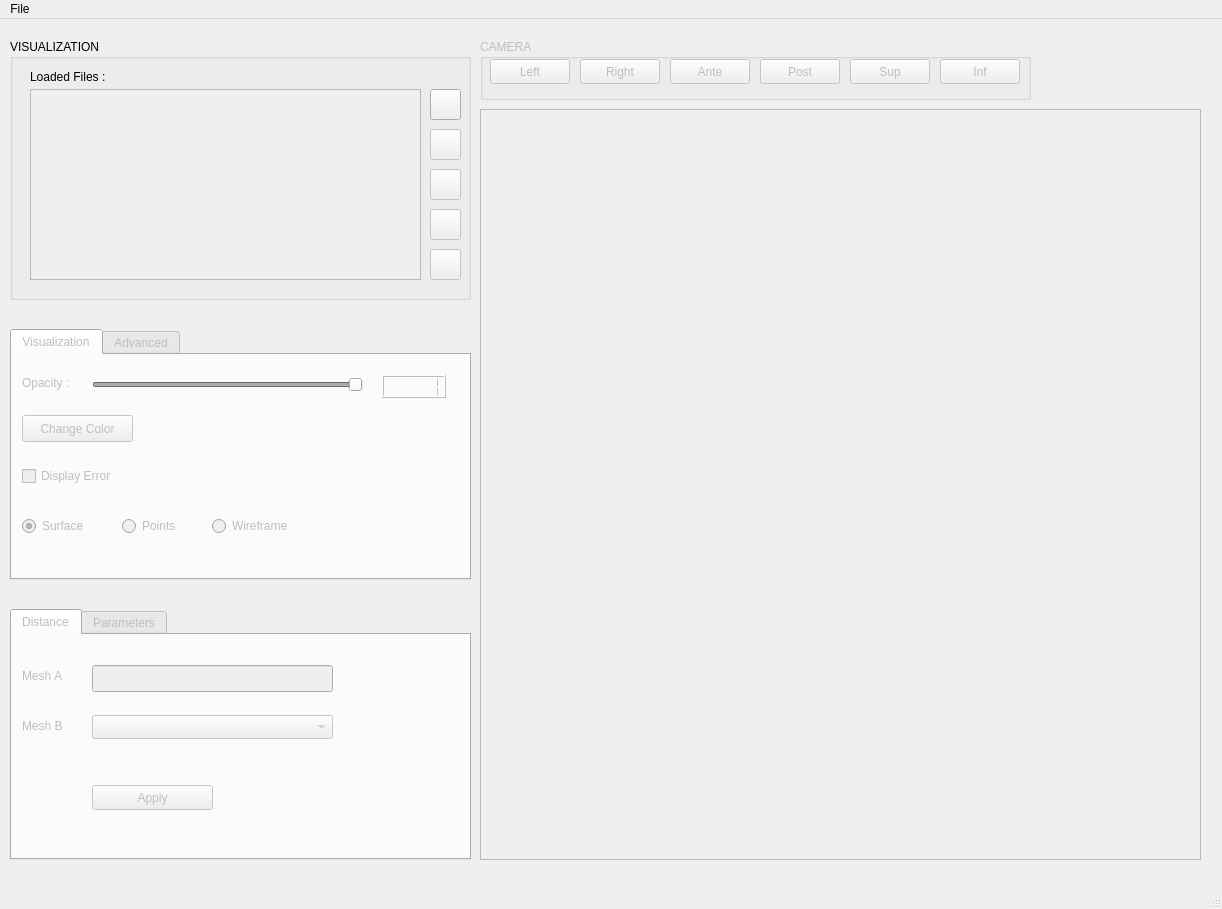
<?xml version="1.0" encoding="UTF-8"?>
<ui version="4.0">
 <class>MainWindow</class>
 <widget class="QMainWindow" name="MainWindow">
  <property name="enabled">
   <bool>true</bool>
  </property>
  <property name="geometry">
   <rect>
    <x>0</x>
    <y>0</y>
    <width>1222</width>
    <height>909</height>
   </rect>
  </property>
  <property name="minimumSize">
   <size>
    <width>1222</width>
    <height>909</height>
   </size>
  </property>
  <property name="maximumSize">
   <size>
    <width>1222</width>
    <height>909</height>
   </size>
  </property>
  <property name="windowTitle">
   <string>3DMeshMetric</string>
  </property>
  <property name="autoFillBackground">
   <bool>false</bool>
  </property>
  <property name="dockNestingEnabled">
   <bool>false</bool>
  </property>
  <widget class="QWidget" name="centralwidget">
   <widget class="QGroupBox" name="groupBoxVisualization">
    <property name="geometry">
     <rect>
      <x>10</x>
      <y>20</y>
      <width>461</width>
      <height>261</height>
     </rect>
    </property>
    <property name="title">
     <string>VISUALIZATION</string>
    </property>
    <widget class="QLabel" name="labelLoaded">
     <property name="geometry">
      <rect>
       <x>20</x>
       <y>30</y>
       <width>111</width>
       <height>16</height>
      </rect>
     </property>
     <property name="text">
      <string>Loaded Files :</string>
     </property>
    </widget>
    <widget class="QPushButton" name="pushButtonDelete">
     <property name="enabled">
      <bool>false</bool>
     </property>
     <property name="geometry">
      <rect>
       <x>420</x>
       <y>130</y>
       <width>31</width>
       <height>31</height>
      </rect>
     </property>
     <property name="toolTip">
      <string>delete all files</string>
     </property>
     <property name="text">
      <string/>
     </property>
    </widget>
    <widget class="QListWidget" name="listWidgetLoadedMesh">
     <property name="enabled">
      <bool>false</bool>
     </property>
     <property name="geometry">
      <rect>
       <x>20</x>
       <y>50</y>
       <width>391</width>
       <height>191</height>
      </rect>
     </property>
     <property name="dragEnabled">
      <bool>false</bool>
     </property>
     <property name="dragDropMode">
      <enum>QAbstractItemView::NoDragDrop</enum>
     </property>
     <property name="selectionMode">
      <enum>QAbstractItemView::SingleSelection</enum>
     </property>
    </widget>
    <widget class="QPushButton" name="pushButtonDisplayAll">
     <property name="enabled">
      <bool>false</bool>
     </property>
     <property name="geometry">
      <rect>
       <x>420</x>
       <y>170</y>
       <width>31</width>
       <height>31</height>
      </rect>
     </property>
     <property name="toolTip">
      <string>display all files</string>
     </property>
     <property name="text">
      <string/>
     </property>
     <property name="autoDefault">
      <bool>false</bool>
     </property>
     <property name="default">
      <bool>false</bool>
     </property>
     <property name="flat">
      <bool>false</bool>
     </property>
    </widget>
    <widget class="QPushButton" name="pushButtonAdd">
     <property name="geometry">
      <rect>
       <x>420</x>
       <y>50</y>
       <width>31</width>
       <height>31</height>
      </rect>
     </property>
     <property name="toolTip">
      <string>add file(s)</string>
     </property>
     <property name="text">
      <string/>
     </property>
    </widget>
    <widget class="QPushButton" name="pushButtonDeleteOne">
     <property name="enabled">
      <bool>false</bool>
     </property>
     <property name="geometry">
      <rect>
       <x>420</x>
       <y>90</y>
       <width>31</width>
       <height>31</height>
      </rect>
     </property>
     <property name="toolTip">
      <string>delete selected file</string>
     </property>
     <property name="text">
      <string/>
     </property>
    </widget>
    <widget class="QPushButton" name="pushButtonHideAll">
     <property name="enabled">
      <bool>false</bool>
     </property>
     <property name="geometry">
      <rect>
       <x>420</x>
       <y>210</y>
       <width>31</width>
       <height>31</height>
      </rect>
     </property>
     <property name="toolTip">
      <string>hide all files</string>
     </property>
     <property name="text">
      <string/>
     </property>
     <property name="autoDefault">
      <bool>false</bool>
     </property>
     <property name="default">
      <bool>false</bool>
     </property>
     <property name="flat">
      <bool>false</bool>
     </property>
    </widget>
   </widget>
   <widget class="QGroupBox" name="groupBoxCamera">
    <property name="enabled">
     <bool>false</bool>
    </property>
    <property name="geometry">
     <rect>
      <x>480</x>
      <y>20</y>
      <width>551</width>
      <height>61</height>
     </rect>
    </property>
    <property name="title">
     <string>CAMERA</string>
    </property>
    <widget class="QPushButton" name="pushButtonLeft">
     <property name="geometry">
      <rect>
       <x>10</x>
       <y>20</y>
       <width>80</width>
       <height>25</height>
      </rect>
     </property>
     <property name="text">
      <string>Left</string>
     </property>
    </widget>
    <widget class="QPushButton" name="pushButtonRight">
     <property name="geometry">
      <rect>
       <x>100</x>
       <y>20</y>
       <width>80</width>
       <height>25</height>
      </rect>
     </property>
     <property name="text">
      <string>Right</string>
     </property>
    </widget>
    <widget class="QPushButton" name="pushButtonFront">
     <property name="geometry">
      <rect>
       <x>190</x>
       <y>20</y>
       <width>80</width>
       <height>25</height>
      </rect>
     </property>
     <property name="text">
      <string>Ante</string>
     </property>
    </widget>
    <widget class="QPushButton" name="pushButtonBack">
     <property name="geometry">
      <rect>
       <x>280</x>
       <y>20</y>
       <width>80</width>
       <height>25</height>
      </rect>
     </property>
     <property name="text">
      <string>Post</string>
     </property>
    </widget>
    <widget class="QPushButton" name="pushButtonUp">
     <property name="geometry">
      <rect>
       <x>370</x>
       <y>20</y>
       <width>80</width>
       <height>25</height>
      </rect>
     </property>
     <property name="text">
      <string>Sup</string>
     </property>
    </widget>
    <widget class="QPushButton" name="pushButtonDown">
     <property name="geometry">
      <rect>
       <x>460</x>
       <y>20</y>
       <width>80</width>
       <height>25</height>
      </rect>
     </property>
     <property name="text">
      <string>Inf</string>
     </property>
    </widget>
   </widget>
   <widget class="QScrollArea" name="scrollAreaMesh">
    <property name="geometry">
     <rect>
      <x>480</x>
      <y>90</y>
      <width>721</width>
      <height>751</height>
     </rect>
    </property>
    <property name="minimumSize">
     <size>
      <width>711</width>
      <height>751</height>
     </size>
    </property>
    <property name="acceptDrops">
     <bool>true</bool>
    </property>
    <property name="widgetResizable">
     <bool>true</bool>
    </property>
    <widget class="QWidget" name="scrollAreaWidgetContents">
     <property name="geometry">
      <rect>
       <x>0</x>
       <y>0</y>
       <width>719</width>
       <height>749</height>
      </rect>
     </property>
    </widget>
   </widget>
   <widget class="QTabWidget" name="tabWidgetVisualization">
    <property name="enabled">
     <bool>false</bool>
    </property>
    <property name="geometry">
     <rect>
      <x>10</x>
      <y>310</y>
      <width>461</width>
      <height>251</height>
     </rect>
    </property>
    <property name="tabPosition">
     <enum>QTabWidget::North</enum>
    </property>
    <property name="tabShape">
     <enum>QTabWidget::Rounded</enum>
    </property>
    <property name="currentIndex">
     <number>0</number>
    </property>
    <widget class="QWidget" name="tabVisualization">
     <attribute name="title">
      <string>Visualization</string>
     </attribute>
     <widget class="QRadioButton" name="radioButtonPoints">
      <property name="geometry">
       <rect>
        <x>110</x>
        <y>160</y>
        <width>71</width>
        <height>22</height>
       </rect>
      </property>
      <property name="text">
       <string>Points</string>
      </property>
     </widget>
     <widget class="QLabel" name="labelOpacity">
      <property name="geometry">
       <rect>
        <x>10</x>
        <y>20</y>
        <width>61</width>
        <height>16</height>
       </rect>
      </property>
      <property name="text">
       <string>Opacity :</string>
      </property>
     </widget>
     <widget class="QRadioButton" name="radioButtonSurface">
      <property name="geometry">
       <rect>
        <x>10</x>
        <y>160</y>
        <width>109</width>
        <height>22</height>
       </rect>
      </property>
      <property name="text">
       <string>Surface</string>
      </property>
      <property name="checked">
       <bool>true</bool>
      </property>
     </widget>
     <widget class="QCheckBox" name="checkBoxError">
      <property name="geometry">
       <rect>
        <x>10</x>
        <y>110</y>
        <width>121</width>
        <height>22</height>
       </rect>
      </property>
      <property name="toolTip">
       <string>(un)display distance error</string>
      </property>
      <property name="text">
       <string>Display Error</string>
      </property>
     </widget>
     <widget class="QPushButton" name="pushButtonColor">
      <property name="geometry">
       <rect>
        <x>10</x>
        <y>60</y>
        <width>111</width>
        <height>27</height>
       </rect>
      </property>
      <property name="toolTip">
       <string>change color of selected file</string>
      </property>
      <property name="text">
       <string>Change Color</string>
      </property>
     </widget>
     <widget class="QRadioButton" name="radioButtonWireframe">
      <property name="geometry">
       <rect>
        <x>200</x>
        <y>160</y>
        <width>109</width>
        <height>22</height>
       </rect>
      </property>
      <property name="text">
       <string>Wireframe</string>
      </property>
     </widget>
     <widget class="QSlider" name="horizontalSliderOpacity">
      <property name="geometry">
       <rect>
        <x>80</x>
        <y>20</y>
        <width>271</width>
        <height>20</height>
       </rect>
      </property>
      <property name="toolTip">
       <string>change opacity of selected file</string>
      </property>
      <property name="maximum">
       <number>100</number>
      </property>
      <property name="sliderPosition">
       <number>100</number>
      </property>
      <property name="tracking">
       <bool>true</bool>
      </property>
      <property name="orientation">
       <enum>Qt::Horizontal</enum>
      </property>
     </widget>
     <widget class="QLCDNumber" name="lcdNumberOpacity">
      <property name="geometry">
       <rect>
        <x>370</x>
        <y>20</y>
        <width>64</width>
        <height>23</height>
       </rect>
      </property>
      <property name="toolTip">
       <string>value of opacity</string>
      </property>
      <property name="numDigits">
       <number>5</number>
      </property>
      <property name="value" stdset="0">
       <double>1.000000000000000</double>
      </property>
     </widget>
    </widget>
    <widget class="QWidget" name="tabSmoothing">
     <attribute name="title">
      <string>Advanced</string>
     </attribute>
     <widget class="QLabel" name="labelSmoothing">
      <property name="geometry">
       <rect>
        <x>20</x>
        <y>30</y>
        <width>241</width>
        <height>17</height>
       </rect>
      </property>
      <property name="text">
       <string>Smoothing : ( Number of Iteration )</string>
      </property>
     </widget>
     <widget class="QLabel" name="labelDecimate">
      <property name="geometry">
       <rect>
        <x>20</x>
        <y>120</y>
        <width>241</width>
        <height>17</height>
       </rect>
      </property>
      <property name="text">
       <string>Down Sampling : ( Percentage lost )</string>
      </property>
     </widget>
     <widget class="QPushButton" name="pushButtonRunDecimate">
      <property name="geometry">
       <rect>
        <x>180</x>
        <y>150</y>
        <width>92</width>
        <height>27</height>
       </rect>
      </property>
      <property name="text">
       <string>Run</string>
      </property>
     </widget>
     <widget class="QSpinBox" name="spinBoxDecimate">
      <property name="geometry">
       <rect>
        <x>100</x>
        <y>150</y>
        <width>71</width>
        <height>27</height>
       </rect>
      </property>
      <property name="minimum">
       <number>0</number>
      </property>
      <property name="maximum">
       <number>100</number>
      </property>
      <property name="singleStep">
       <number>10</number>
      </property>
      <property name="value">
       <number>0</number>
      </property>
     </widget>
     <widget class="QPushButton" name="pushButtonRunSmoothing">
      <property name="geometry">
       <rect>
        <x>180</x>
        <y>60</y>
        <width>92</width>
        <height>27</height>
       </rect>
      </property>
      <property name="text">
       <string>Run</string>
      </property>
     </widget>
     <widget class="QSpinBox" name="spinBoxIteration">
      <property name="geometry">
       <rect>
        <x>100</x>
        <y>60</y>
        <width>71</width>
        <height>27</height>
       </rect>
      </property>
      <property name="minimum">
       <number>100</number>
      </property>
      <property name="maximum">
       <number>1000</number>
      </property>
      <property name="singleStep">
       <number>10</number>
      </property>
     </widget>
     <widget class="QPushButton" name="pushButtonResetAll">
      <property name="geometry">
       <rect>
        <x>340</x>
        <y>90</y>
        <width>101</width>
        <height>31</height>
       </rect>
      </property>
      <property name="layoutDirection">
       <enum>Qt::LeftToRight</enum>
      </property>
      <property name="text">
       <string>Reset</string>
      </property>
     </widget>
    </widget>
   </widget>
   <widget class="QTabWidget" name="tabWidgetError">
    <property name="enabled">
     <bool>false</bool>
    </property>
    <property name="geometry">
     <rect>
      <x>10</x>
      <y>590</y>
      <width>461</width>
      <height>251</height>
     </rect>
    </property>
    <property name="currentIndex">
     <number>0</number>
    </property>
    <widget class="QWidget" name="tabDistance">
     <attribute name="title">
      <string>Distance</string>
     </attribute>
     <widget class="QLabel" name="labelMeshB">
      <property name="geometry">
       <rect>
        <x>10</x>
        <y>80</y>
        <width>61</width>
        <height>21</height>
       </rect>
      </property>
      <property name="text">
       <string>Mesh B</string>
      </property>
     </widget>
     <widget class="QComboBox" name="comboBoxMeshB">
      <property name="geometry">
       <rect>
        <x>80</x>
        <y>80</y>
        <width>241</width>
        <height>24</height>
       </rect>
      </property>
      <property name="toolTip">
       <string>choose 2nd file for distance error</string>
      </property>
     </widget>
     <widget class="QPushButton" name="pushButtonApply">
      <property name="geometry">
       <rect>
        <x>80</x>
        <y>150</y>
        <width>121</width>
        <height>25</height>
       </rect>
      </property>
      <property name="text">
       <string>Apply</string>
      </property>
     </widget>
     <widget class="QLineEdit" name="lineEditMeshA">
      <property name="geometry">
       <rect>
        <x>80</x>
        <y>30</y>
        <width>241</width>
        <height>27</height>
       </rect>
      </property>
      <property name="readOnly">
       <bool>true</bool>
      </property>
     </widget>
     <widget class="QLabel" name="labelMeshA">
      <property name="geometry">
       <rect>
        <x>10</x>
        <y>30</y>
        <width>61</width>
        <height>21</height>
       </rect>
      </property>
      <property name="text">
       <string>Mesh A</string>
      </property>
     </widget>
    </widget>
    <widget class="QWidget" name="tabParameters">
     <attribute name="title">
      <string>Parameters</string>
     </attribute>
     <widget class="QDoubleSpinBox" name="doubleSpinBoxMinSampFreq">
      <property name="geometry">
       <rect>
        <x>221</x>
        <y>20</y>
        <width>91</width>
        <height>24</height>
       </rect>
      </property>
      <property name="minimum">
       <double>0.000000000000000</double>
      </property>
      <property name="maximum">
       <double>2.000000000000000</double>
      </property>
      <property name="singleStep">
       <double>0.100000000000000</double>
      </property>
      <property name="value">
       <double>0.500000000000000</double>
      </property>
     </widget>
     <widget class="QCheckBox" name="checkBoxSignedDistance">
      <property name="geometry">
       <rect>
        <x>220</x>
        <y>160</y>
        <width>93</width>
        <height>22</height>
       </rect>
      </property>
      <property name="text">
       <string/>
      </property>
     </widget>
     <widget class="QLabel" name="labelSampStep">
      <property name="geometry">
       <rect>
        <x>10</x>
        <y>90</y>
        <width>201</width>
        <height>16</height>
       </rect>
      </property>
      <property name="text">
       <string>Sampling Step</string>
      </property>
     </widget>
     <widget class="QLabel" name="labelMinSampFreq">
      <property name="geometry">
       <rect>
        <x>10</x>
        <y>20</y>
        <width>201</width>
        <height>16</height>
       </rect>
      </property>
      <property name="text">
       <string>Minimum Sampling Frequency</string>
      </property>
     </widget>
     <widget class="QDoubleSpinBox" name="doubleSpinBoxSampStep">
      <property name="geometry">
       <rect>
        <x>220</x>
        <y>90</y>
        <width>91</width>
        <height>24</height>
       </rect>
      </property>
      <property name="maximum">
       <double>10.000000000000000</double>
      </property>
      <property name="singleStep">
       <double>0.100000000000000</double>
      </property>
      <property name="value">
       <double>2.000000000000000</double>
      </property>
     </widget>
     <widget class="QLabel" name="labelSignedDistance">
      <property name="geometry">
       <rect>
        <x>10</x>
        <y>160</y>
        <width>201</width>
        <height>16</height>
       </rect>
      </property>
      <property name="text">
       <string>Signed distance</string>
      </property>
     </widget>
    </widget>
   </widget>
  </widget>
  <widget class="QStatusBar" name="statusbar"/>
  <widget class="QMenuBar" name="menubar">
   <property name="geometry">
    <rect>
     <x>0</x>
     <y>0</y>
     <width>1222</width>
     <height>25</height>
    </rect>
   </property>
   <widget class="QMenu" name="menuFile">
    <property name="title">
     <string>File</string>
    </property>
    <addaction name="actionAddNewFile"/>
    <addaction name="actionAddNewRepository"/>
    <addaction name="actionSaveFile"/>
    <addaction name="actionQuit"/>
   </widget>
   <addaction name="menuFile"/>
  </widget>
  <action name="actionAddNewFile">
   <property name="checkable">
    <bool>false</bool>
   </property>
   <property name="text">
    <string>Add new file</string>
   </property>
  </action>
  <action name="actionAddNewRepository">
   <property name="checkable">
    <bool>false</bool>
   </property>
   <property name="text">
    <string>Add new repository</string>
   </property>
  </action>
  <action name="actionSmoothing">
   <property name="text">
    <string>Smoothing</string>
   </property>
  </action>
  <action name="actionSaveFile">
   <property name="enabled">
    <bool>false</bool>
   </property>
   <property name="text">
    <string>Save file</string>
   </property>
  </action>
  <action name="actionQuit">
   <property name="checkable">
    <bool>false</bool>
   </property>
   <property name="text">
    <string>Quit</string>
   </property>
  </action>
  <action name="actionDownSampling">
   <property name="text">
    <string>DownSampling</string>
   </property>
  </action>
 </widget>
 <resources/>
 <connections/>
</ui>
